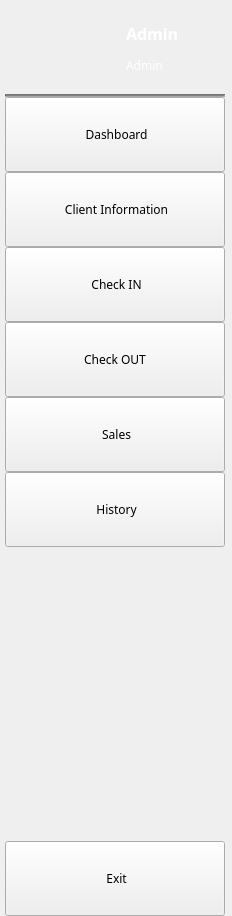
     <widget class="QWidget" name="full_menu_widget" native="true">
      <property name="minimumSize">
       <size>
        <width>230</width>
        <height>0</height>
       </size>
      </property>
      <layout class="QVBoxLayout" name="verticalLayout_6">
       <property name="spacing">
        <number>0</number>
       </property>
       <property name="leftMargin">
        <number>0</number>
       </property>
       <property name="topMargin">
        <number>0</number>
       </property>
       <property name="rightMargin">
        <number>0</number>
       </property>
       <property name="bottomMargin">
        <number>0</number>
       </property>
       <item>
        <layout class="QHBoxLayout" name="horizontalLayout">
         <property name="spacing">
          <number>0</number>
         </property>
         <property name="leftMargin">
          <number>5</number>
         </property>
         <property name="topMargin">
          <number>5</number>
         </property>
         <property name="rightMargin">
          <number>5</number>
         </property>
         <property name="bottomMargin">
          <number>5</number>
         </property>
         <item>
          <widget class="QWidget" name="widget_60" native="true">
           <layout class="QGridLayout" name="gridLayout_37">
            <property name="leftMargin">
             <number>2</number>
            </property>
            <property name="topMargin">
             <number>5</number>
            </property>
            <property name="rightMargin">
             <number>2</number>
            </property>
            <property name="bottomMargin">
             <number>5</number>
            </property>
            <item row="0" column="0">
             <widget class="QLabel" name="lbluserpic2">
              <property name="minimumSize">
               <size>
                <width>70</width>
                <height>70</height>
               </size>
              </property>
              <property name="maximumSize">
               <size>
                <width>70</width>
                <height>70</height>
               </size>
              </property>
              <property name="styleSheet">
               <string notr="true">QLabel{
  border-radius: 34px;
}</string>
              </property>
              <property name="text">
               <string/>
              </property>
              <property name="pixmap">
               <pixmap>hms_logo.png</pixmap>
              </property>
              <property name="scaledContents">
               <bool>true</bool>
              </property>
             </widget>
            </item>
           </layout>
          </widget>
         </item>
         <item>
          <widget class="QWidget" name="widget_19" native="true">
           <layout class="QGridLayout" name="gridLayout_36">
            <property name="leftMargin">
             <number>10</number>
            </property>
            <property name="topMargin">
             <number>0</number>
            </property>
            <property name="rightMargin">
             <number>10</number>
            </property>
            <property name="bottomMargin">
             <number>0</number>
            </property>
            <property name="spacing">
             <number>0</number>
            </property>
            <item row="0" column="0" alignment="Qt::AlignLeft|Qt::AlignBottom">
             <widget class="QLabel" name="lblFname">
              <property name="font">
               <font>
                <family>Century Gothic</family>
                <pointsize>12</pointsize>
                <weight>75</weight>
                <bold>true</bold>
               </font>
              </property>
              <property name="styleSheet">
               <string notr="true">color: rgb(255, 255, 255);</string>
              </property>
              <property name="text">
               <string>Admin</string>
              </property>
             </widget>
            </item>
            <item row="1" column="0">
             <widget class="QLabel" name="lblposition">
              <property name="font">
               <font>
                <family>Century Gothic</family>
                <pointsize>9</pointsize>
               </font>
              </property>
              <property name="styleSheet">
               <string notr="true">color: rgb(255, 255, 255);</string>
              </property>
              <property name="text">
               <string>Admin</string>
              </property>
             </widget>
            </item>
           </layout>
          </widget>
         </item>
        </layout>
       </item>
       <item>
        <layout class="QVBoxLayout" name="verticalLayout">
         <property name="spacing">
          <number>0</number>
         </property>
         <property name="leftMargin">
          <number>5</number>
         </property>
         <property name="topMargin">
          <number>4</number>
         </property>
         <property name="rightMargin">
          <number>7</number>
         </property>
         <item>
          <widget class="Line" name="line">
           <property name="styleSheet">
            <string notr="true">background-color: rgba(57, 57, 57, 100);</string>
           </property>
           <property name="orientation">
            <enum>Qt::Horizontal</enum>
           </property>
          </widget>
         </item>
         <item>
          <widget class="QPushButton" name="btnHome2">
           <property name="minimumSize">
            <size>
             <width>220</width>
             <height>75</height>
            </size>
           </property>
           <property name="maximumSize">
            <size>
             <width>220</width>
             <height>75</height>
            </size>
           </property>
           <property name="font">
            <font>
             <family>Century Gothic</family>
             <pointsize>9</pointsize>
            </font>
           </property>
           <property name="text">
            <string> Dashboard</string>
           </property>
           <property name="icon">
            <iconset>
             <normaloff>home_icon.png</normaloff>
             <normalon>home_icon_white.png</normalon>home_icon.png</iconset>
           </property>
           <property name="iconSize">
            <size>
             <width>25</width>
             <height>25</height>
            </size>
           </property>
           <property name="checkable">
            <bool>true</bool>
           </property>
           <property name="autoExclusive">
            <bool>true</bool>
           </property>
          </widget>
         </item>
         <item>
          <widget class="QPushButton" name="btnGuest2">
           <property name="minimumSize">
            <size>
             <width>220</width>
             <height>75</height>
            </size>
           </property>
           <property name="maximumSize">
            <size>
             <width>220</width>
             <height>75</height>
            </size>
           </property>
           <property name="font">
            <font>
             <family>Century Gothic</family>
             <pointsize>9</pointsize>
            </font>
           </property>
           <property name="text">
            <string> Client Information</string>
           </property>
           <property name="icon">
            <iconset>
             <normaloff>guess_icon.png</normaloff>
             <normalon>guest_icon_white.png</normalon>guess_icon.png</iconset>
           </property>
           <property name="iconSize">
            <size>
             <width>25</width>
             <height>25</height>
            </size>
           </property>
           <property name="checkable">
            <bool>true</bool>
           </property>
           <property name="autoExclusive">
            <bool>true</bool>
           </property>
          </widget>
         </item>
         <item>
          <widget class="QPushButton" name="btnCheck2">
           <property name="minimumSize">
            <size>
             <width>220</width>
             <height>75</height>
            </size>
           </property>
           <property name="maximumSize">
            <size>
             <width>220</width>
             <height>75</height>
            </size>
           </property>
           <property name="font">
            <font>
             <family>Century Gothic</family>
             <pointsize>9</pointsize>
            </font>
           </property>
           <property name="text">
            <string> Check IN</string>
           </property>
           <property name="icon">
            <iconset>
             <normaloff>setting_icon.png</normaloff>
             <normalon>setings_icon_white.png</normalon>setting_icon.png</iconset>
           </property>
           <property name="iconSize">
            <size>
             <width>25</width>
             <height>25</height>
            </size>
           </property>
           <property name="checkable">
            <bool>true</bool>
           </property>
           <property name="autoExclusive">
            <bool>true</bool>
           </property>
          </widget>
         </item>
         <item>
          <widget class="QPushButton" name="btnOut2">
           <property name="minimumSize">
            <size>
             <width>220</width>
             <height>75</height>
            </size>
           </property>
           <property name="maximumSize">
            <size>
             <width>220</width>
             <height>75</height>
            </size>
           </property>
           <property name="font">
            <font>
             <family>Century Gothic</family>
             <pointsize>9</pointsize>
            </font>
           </property>
           <property name="text">
            <string>Check OUT</string>
           </property>
           <property name="icon">
            <iconset>
             <normaloff>setting_icon.png</normaloff>
             <normalon>setings_icon_white.png</normalon>setting_icon.png</iconset>
           </property>
           <property name="iconSize">
            <size>
             <width>25</width>
             <height>25</height>
            </size>
           </property>
           <property name="checkable">
            <bool>true</bool>
           </property>
           <property name="autoExclusive">
            <bool>true</bool>
           </property>
          </widget>
         </item>
         <item>
          <widget class="QPushButton" name="btnSale2">
           <property name="minimumSize">
            <size>
             <width>220</width>
             <height>75</height>
            </size>
           </property>
           <property name="maximumSize">
            <size>
             <width>220</width>
             <height>75</height>
            </size>
           </property>
           <property name="font">
            <font>
             <family>Century Gothic</family>
             <pointsize>9</pointsize>
            </font>
           </property>
           <property name="text">
            <string> Sales</string>
           </property>
           <property name="icon">
            <iconset>
             <normaloff>report_icon.png</normaloff>
             <normalon>report_icon_white.png</normalon>report_icon.png</iconset>
           </property>
           <property name="iconSize">
            <size>
             <width>25</width>
             <height>25</height>
            </size>
           </property>
           <property name="checkable">
            <bool>true</bool>
           </property>
           <property name="autoExclusive">
            <bool>true</bool>
           </property>
          </widget>
         </item>
         <item>
          <widget class="QPushButton" name="btnHistory2">
           <property name="minimumSize">
            <size>
             <width>220</width>
             <height>75</height>
            </size>
           </property>
           <property name="maximumSize">
            <size>
             <width>220</width>
             <height>75</height>
            </size>
           </property>
           <property name="font">
            <font>
             <family>Century Gothic</family>
             <pointsize>9</pointsize>
            </font>
           </property>
           <property name="text">
            <string> History</string>
           </property>
           <property name="icon">
            <iconset>
             <normaloff>history_icon.png</normaloff>
             <normalon>history_icon_white.png</normalon>history_icon.png</iconset>
           </property>
           <property name="iconSize">
            <size>
             <width>23</width>
             <height>23</height>
            </size>
           </property>
           <property name="checkable">
            <bool>true</bool>
           </property>
           <property name="autoExclusive">
            <bool>true</bool>
           </property>
          </widget>
         </item>
        </layout>
       </item>
       <item>
        <spacer name="verticalSpacer_12">
         <property name="orientation">
          <enum>Qt::Vertical</enum>
         </property>
         <property name="sizeHint" stdset="0">
          <size>
           <width>20</width>
           <height>294</height>
          </size>
         </property>
        </spacer>
       </item>
       <item>
        <layout class="QGridLayout" name="gridLayout_35">
         <property name="leftMargin">
          <number>5</number>
         </property>
         <property name="rightMargin">
          <number>7</number>
         </property>
         <item row="0" column="0">
          <widget class="QPushButton" name="btnExit2">
           <property name="minimumSize">
            <size>
             <width>220</width>
             <height>75</height>
            </size>
           </property>
           <property name="maximumSize">
            <size>
             <width>200</width>
             <height>75</height>
            </size>
           </property>
           <property name="font">
            <font>
             <family>Century Gothic</family>
             <pointsize>9</pointsize>
            </font>
           </property>
           <property name="styleSheet">
            <string notr="true"/>
           </property>
           <property name="text">
            <string> Exit</string>
           </property>
           <property name="icon">
            <iconset>
             <normaloff>out_icon.png</normaloff>
             <normalon>out_icon_white.png</normalon>out_icon.png</iconset>
           </property>
           <property name="iconSize">
            <size>
             <width>25</width>
             <height>25</height>
            </size>
           </property>
          </widget>
         </item>
        </layout>
       </item>
      </layout>
     </widget>
